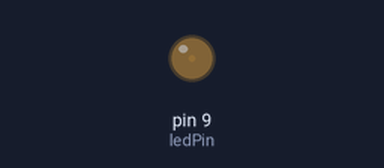
Simulated run of this sketch. Board: Arduino Uno, built with avr-gcc and run on an emulated ATmega328P. Parts: output pins drawn as LEDs (lit = HIGH).

Above: at 0.05 s.
At 3.0 s:
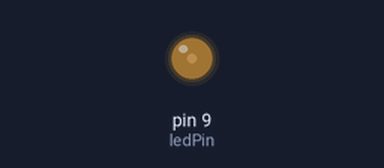
Timing chart, 0 to 5.3 s (numbered marks = the images above):
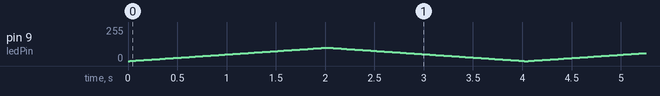

The sketch:

LedAnalogico.ino
```cpp
int ledPin=9;  // PWM Pin
void setup()  // No es necesario usar pinMode
{ }
int MaxValor=100;
int pausa=20;
void loop() {
  for(int i=0;i<=MaxValor;i=i+1) // Bucle ascendente
  {
    analogWrite(ledPin,i);
    delay(pausa);
  }
  for(int i=MaxValor;i>=0;i=i-1) // Bucle descendente
  {
    analogWrite(ledPin,i);
    delay(pausa);
  }

}
```
